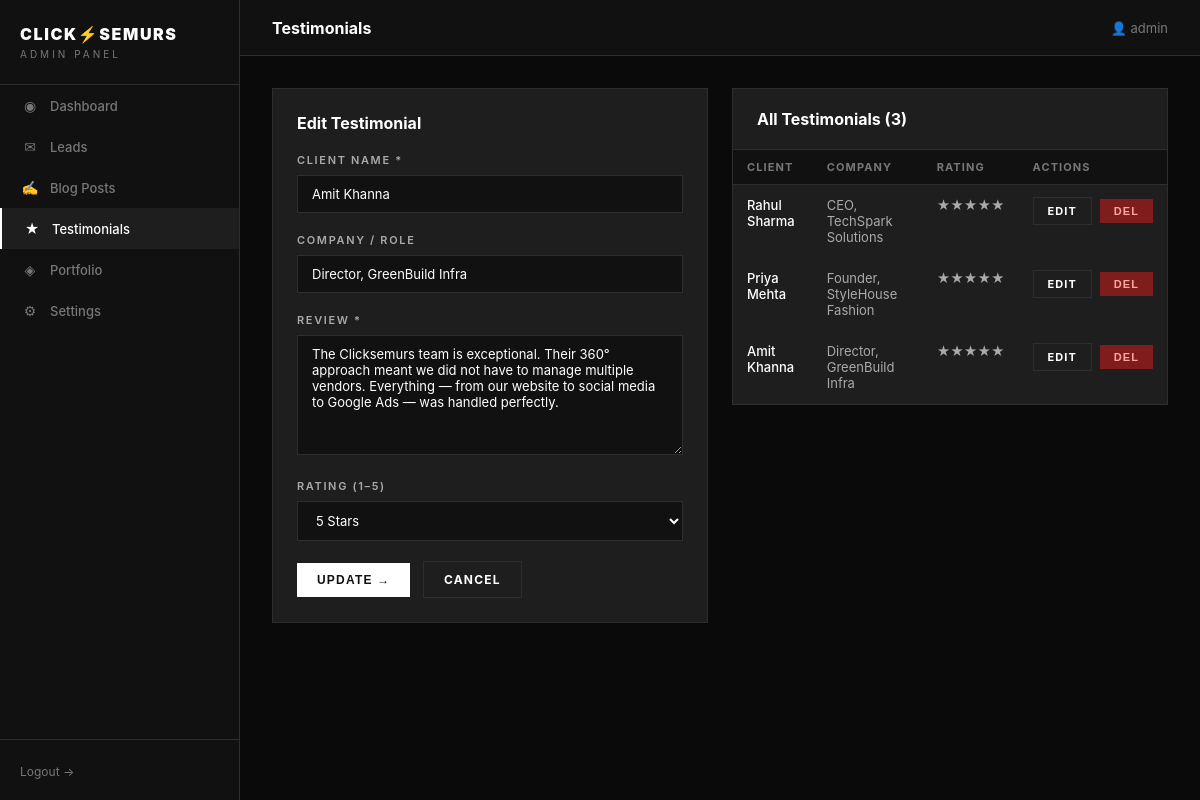
Page /admin/testimonials.php?edit=3 (signed in) on the committed database.
### tables this page shows
CREATE TABLE IF NOT EXISTS testimonials (
  id          INT AUTO_INCREMENT PRIMARY KEY,
  client_name VARCHAR(100) NOT NULL,
  company     VARCHAR(100),
  review      TEXT         NOT NULL,
  rating      INT          NOT NULL DEFAULT 5,
  created_at  TIMESTAMP    NOT NULL DEFAULT CURRENT_TIMESTAMP
);

### admin/testimonials.php (the view, shortened to what this page needs)
<?php
$db = getDB();
$editItem = null;
if (isset($_GET['edit'])) {
    $s = $db->prepare('SELECT * FROM testimonials WHERE id = ?');
    $s->execute([(int)$_GET['edit']]);
    $editItem = $s->fetch();
}
$items = $db->query('SELECT * FROM testimonials ORDER BY created_at DESC')->fetchAll();
require_once __DIR__ . '/_layout.php';
?>
<div style="display:grid;grid-template-columns:1fr 1fr;gap:24px;align-items:start">
  <div class="card">
    <h2 style="margin-bottom:20px;font-size:16px"><?= $editItem ? 'Edit Testimonial' : 'Add Testimonial' ?></h2>
    <form method="POST">
      <div class="form-group">
        <label>Client Name *</label>
        <input type="text" name="client_name" value="<?= htmlspecialchars($editItem['client_name'] ?? '') ?>" required>
      </div>
      <div class="form-group">
        <label>Company / Role</label>
        <input type="text" name="company" value="<?= htmlspecialchars($editItem['company'] ?? '') ?>">
      </div>
      <div class="form-group">
        <label>Review *</label>
        <textarea name="review" rows="5" required><?= htmlspecialchars($editItem['review'] ?? '') ?></textarea>
      </div>
      <div class="form-group">
        <label>Rating (1–5)</label>
        <select name="rating">
          <?php for ($i=5;$i>=1;$i--): ?>
            <option value="<?= $i ?>" <?= ($editItem['rating'] ?? 5) == $i ? 'selected' : '' ?>><?= $i ?> Stars</option>
          <?php endfor; ?>
        </select>
      </div>
      <button type="submit" class="btn btn-white"><?= $editItem ? 'Update' : 'Add Testimonial' ?> →</button>
      <?php if ($editItem): ?><a href="/admin/testimonials.php" class="btn btn-outline" style="margin-left:8px">Cancel</a><?php endif; ?>
    </form>
  </div>
  <div class="card" style="padding:0;overflow:hidden">
    <div style="padding:20px 24px;border-bottom:1px solid #2E2E2E"><h2 style="font-size:16px">All Testimonials (<?= count($items) ?>)</h2></div>
    <table>
      <thead><tr><th>Client</th><th>Company</th><th>Rating</th><th>Actions</th></tr></thead>
      <tbody>
        <?php if (empty($items)): ?>
          <tr><td colspan="4" style="text-align:center;padding:32px;color:#555">No testimonials yet.</td></tr>
        <?php else: ?>
          <?php foreach ($items as $t): ?>
            <tr>
              <td style="color:#fff;font-weight:500"><?= htmlspecialchars($t['client_name']) ?></td>
              <td><?= htmlspecialchars($t['company']) ?></td>
              <td><?= str_repeat('★', $t['rating']) ?></td>
              <td style="white-space:nowrap">
                <a href="?edit=<?= $t['id'] ?>" class="btn btn-outline btn-sm" style="margin-right:4px">Edit</a>
                <form method="POST" style="display:inline" onsubmit="return confirm('Delete?')">
                  <button type="submit" class="btn btn-danger btn-sm">Del</button>
                </form>
              </td>
            </tr>
          <?php endforeach; ?>
        <?php endif; ?>
      </tbody>
    </table>
  </div>
</div>
<?php require_once __DIR__ . '/_layout_end.php'; ?>

### admin/_layout.php (style rules this page uses)
* { margin:0;padding:0;box-sizing:border-box }
body { background:#0A0A0A;color:#fff;font-family:'Inter',system-ui,sans-serif;display:flex;min-height:100vh }
a { text-decoration:none;color:inherit }
.card { background:#1E1E1E;border:1px solid #2E2E2E;padding:24px }
table { width:100%;border-collapse:collapse;font-size:13px }
th { background:#111;padding:10px 14px;text-align:left;font-size:11px;text-transform:uppercase;letter-spacing:0.1em;color:#777;border-bottom:1px solid #2E2E2E }
td { padding:12px 14px;border-bottom:1px solid #1E1E1E;color:#AAAAAA;vertical-align:top }
.form-group { margin-bottom:20px }
.form-group label { display:block;font-size:11px;font-weight:600;text-transform:uppercase;letter-spacing:0.15em;color:#AAAAAA;margin-bottom:8px }
.form-group input,.form-group textarea,.form-group select { width:100%;background:#111;border:1px solid #2E2E2E;color:#fff;padding:10px 14px;font-size:13px;outline:none;font-family:inherit }
.form-group textarea { resize:vertical;min-height:120px }
.form-group select option { background:#111 }
.btn { display:inline-flex;align-items:center;gap:6px;padding:10px 20px;font-size:12px;font-weight:700;text-transform:uppercase;letter-spacing:0.1em;cursor:pointer;border:none;transition:all .15s }
.btn-white { background:#fff;color:#111 }
.btn-outline { background:transparent;color:#fff;border:1px solid #2E2E2E }
.btn-danger { background:#7f1d1d;color:#fca5a5 }
.btn-sm { padding:6px 14px;font-size:11px }

### rows in the picture
testimonials: client_name "Amit Khanna", company "Director, GreenBuild Infra", review "The Clicksemurs team is exceptional. Their 360° approach meant we did not have to manage multiple vendors. Everything — from our website to social media to Google Ads — was handled perfectly.", rating "5 Stars", rating "★★★★★"
testimonials: client_name "Rahul Sharma", company "CEO, TechSpark Solutions", rating "★★★★★"
testimonials: client_name "Priya Mehta", company "Founder, StyleHouse Fashion", rating "★★★★★"

### other values in the picture
$item['icon'] "◉"
$item['label'] "Dashboard"
$item['icon'] "✉"
$item['label'] "Leads"
$item['icon'] "✍"
$item['label'] "Blog Posts"
$item['icon'] "★"
$item['label'] "Testimonials"
$item['icon'] "◈"
$item['label'] "Portfolio"
$item['icon'] "⚙"
$item['label'] "Settings"
$pageTitle "Testimonials"
$_SESSION['admin_username'] "admin"
count($items) "3"
